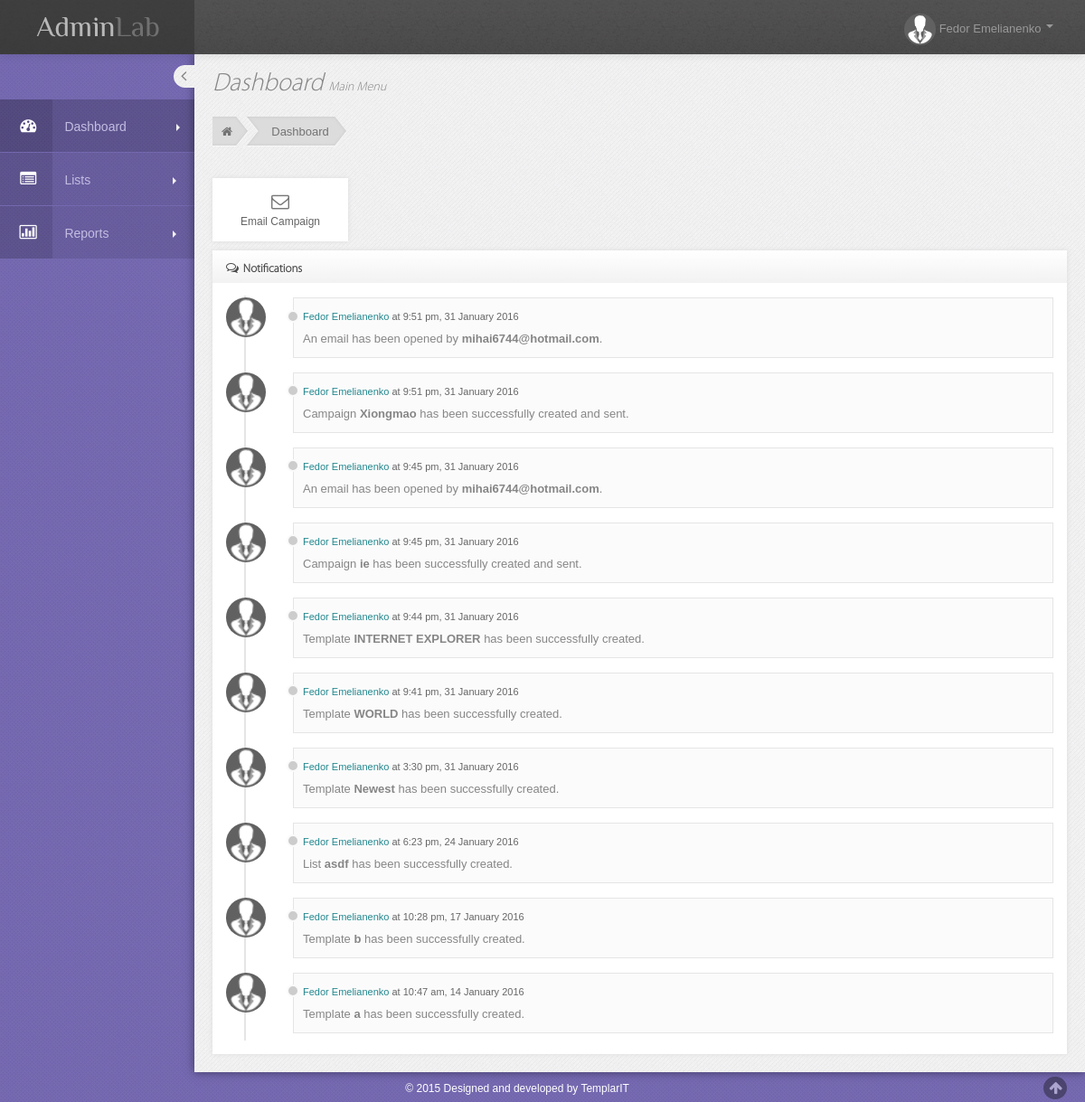
Page /dashboard.php (signed in) on the earlier database version.
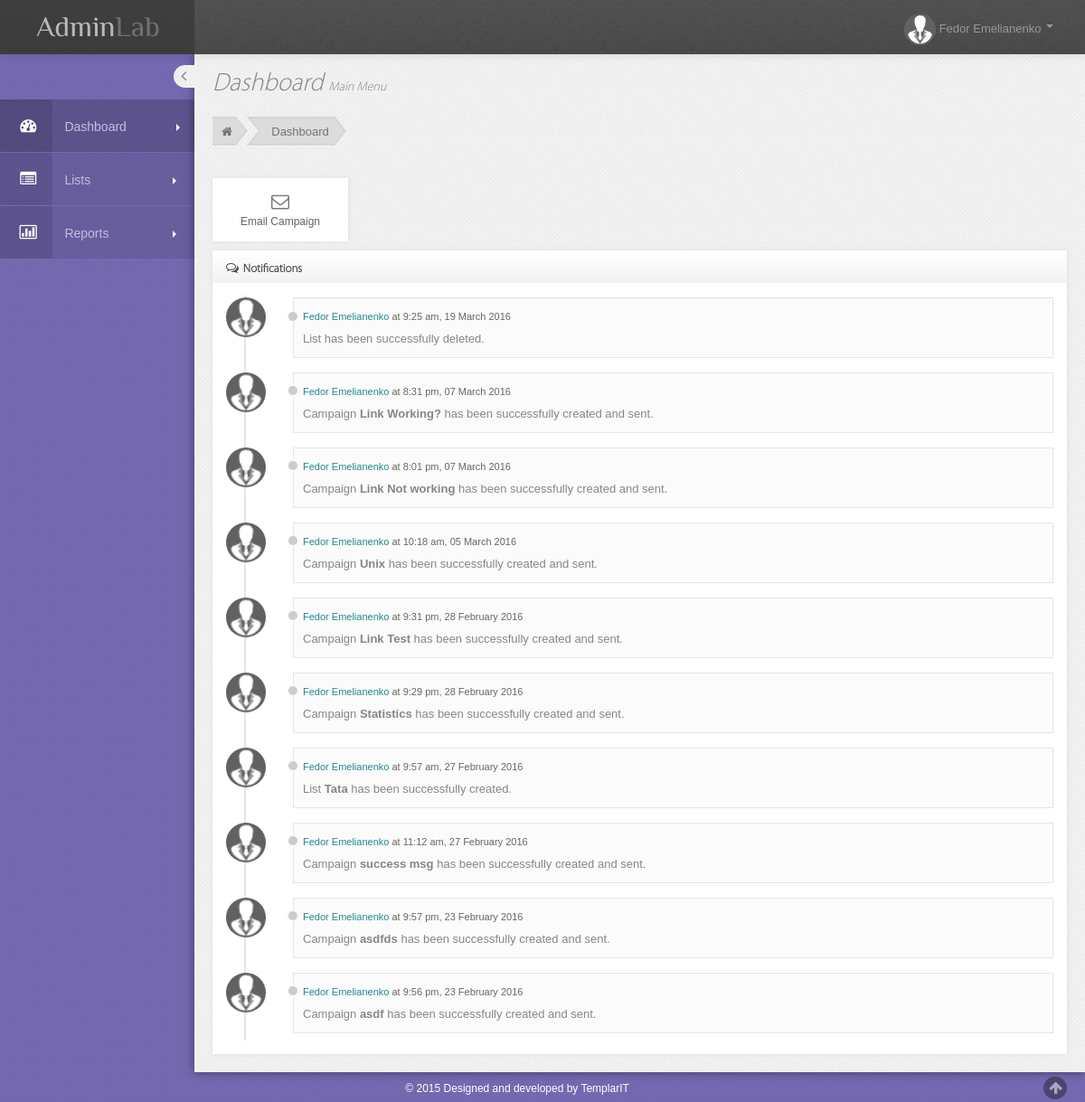
Same page on the later database version.
### tables this page shows
CREATE TABLE IF NOT EXISTS `notifications` (
  `id` int(11) NOT NULL AUTO_INCREMENT,
  `user_id` int(11) NOT NULL,
  `notification` text NOT NULL,
  `timestamp` varchar(50) NOT NULL,
  PRIMARY KEY (`id`)
);

### dashboard.php (the view, shortened to what this page needs)
<?php
include 'include/dbconnect.php';
$stmt = $conn->prepare('SELECT notification, timestamp FROM notifications WHERE user_id = :userid ORDER BY timestamp DESC LIMIT 10');
$result = $stmt->execute(array('userid' => $_SESSION['id']));
?>
<div id="main-content">
	<div class="container-fluid">
		<div class="row-fluid">
			<div class="span12">
				<h3 class="page-title">
					Dashboard
					<small> Main Menu </small>
				</h3>
				<ul class="breadcrumb">
					<li><a href="#"><i class="icon-home"></i></a><span class="divider">&nbsp;</span></li>
					<li><a href="#">Dashboard</a><span class="divider-last">&nbsp;</span></li>
				</ul>
			</div>
		</div>
		<div id="page" class="dashboard">
		<div class="row-fluid circle-state-overview">
			<a class="icon-btn span2" href="templates.php" style="width:150px;">
				  <i class="icon-envelope"></i>
				  <div style="text-decoration: none;">Email Campaign</div>
			</a>
		</div>
		<div class="row-fluid">
			<div class="widget" id="chats">
			    <div class="widget-title">
					<h4><i class="icon-comments-alt"></i> Notifications</h4>
			    </div>
			    <div class="widget-body">
					<div class="timeline-messages">
						<?php while($row = $stmt->fetch()){ ?>
						    <div class="msg-time-chat">
							   <a class="message-img" href="#"><img alt="" src="img/avatar-mini.png" class="avatar"></a>
							   <div class="message-body msg-in">
								  <div class="text">
									 <p class="attribution"><a href="#"><?php echo $_SESSION['fname']." ".$_SESSION['lname']; ?></a> at <?php echo date_format(date_create($row['timestamp']), 'g:i a, d F Y'); ?></p>
									 <p><?php echo $row['notification']; ?></p>
								  </div>
							   </div>
						    </div>
						<?php } ?>
					</div>
				</div>
			</div>
		</div>
		</div>
	</div>
</div>
<?php
$content = ob_get_contents();
include 'include/header.php';
print $content;
include 'include/footer.php';
?>

Differences in the rows shown:
no longer on this page (row unchanged): notifications: timestamp "9:51 pm, 31 January 2016", notification "An email has been opened by mihai6744@hotmail.com ."
no longer on this page (row unchanged): notifications: timestamp "9:51 pm, 31 January 2016", notification "Campaign Xiongmao has been successfully created and sent."
no longer on this page (row unchanged): notifications: timestamp "9:45 pm, 31 January 2016", notification "An email has been opened by mihai6744@hotmail.com ."
no longer on this page (row unchanged): notifications: timestamp "9:45 pm, 31 January 2016", notification "Campaign ie has been successfully created and sent."
no longer on this page (row unchanged): notifications: timestamp "9:44 pm, 31 January 2016", notification "Template INTERNET EXPLORER has been successfully created."
no longer on this page (row unchanged): notifications: timestamp "9:41 pm, 31 January 2016", notification "Template WORLD has been successfully created."
no longer on this page (row unchanged): notifications: timestamp "3:30 pm, 31 January 2016", notification "Template Newest has been successfully created."
no longer on this page (row unchanged): notifications: timestamp "6:23 pm, 24 January 2016", notification "List asdf has been successfully created."
no longer on this page (row unchanged): notifications: timestamp "10:28 pm, 17 January 2016", notification "Template b has been successfully created."
no longer on this page (row unchanged): notifications: timestamp "10:47 am, 14 January 2016", notification "Template a has been successfully created."
added notifications: timestamp "9:25 am, 19 March 2016", notification "List has been successfully deleted."
added notifications: timestamp "8:31 pm, 07 March 2016", notification "Campaign Link Working? has been successfully created and sent."
added notifications: timestamp "8:01 pm, 07 March 2016", notification "Campaign Link Not working has been successfully created and sent."
added notifications: timestamp "10:18 am, 05 March 2016", notification "Campaign Unix has been successfully created and sent."
added notifications: timestamp "9:31 pm, 28 February 2016", notification "Campaign Link Test has been successfully created and sent."
added notifications: timestamp "9:29 pm, 28 February 2016", notification "Campaign Statistics has been successfully created and sent."
added notifications: timestamp "9:57 am, 27 February 2016", notification "List Tata has been successfully created."
added notifications: timestamp "11:12 am, 27 February 2016", notification "Campaign success msg has been successfully created and sent."
added notifications: timestamp "9:57 pm, 23 February 2016", notification "Campaign asdfds has been successfully created and sent."
added notifications: timestamp "9:56 pm, 23 February 2016", notification "Campaign asdf has been successfully created and sent."
